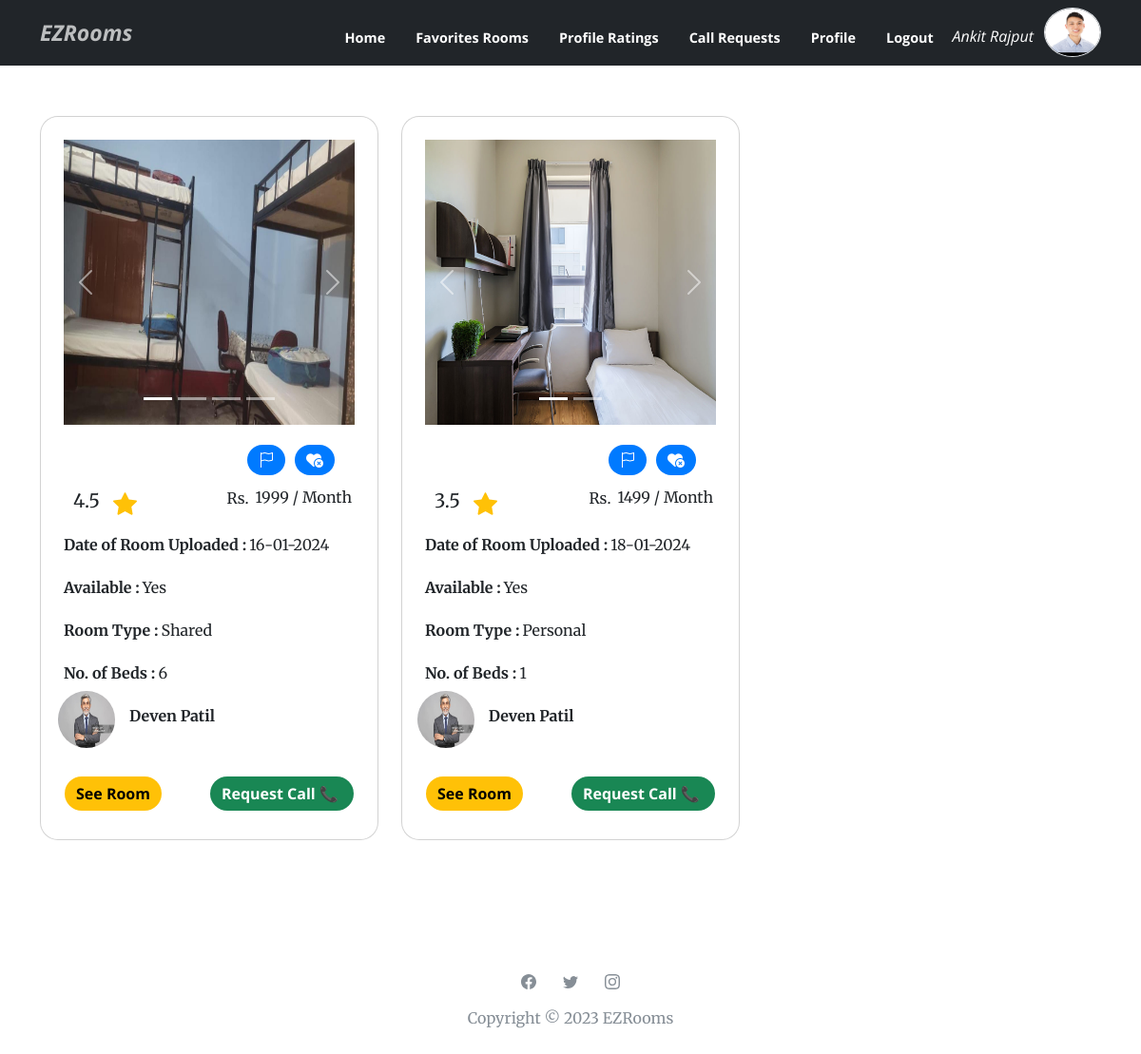
The page /Users/Student/fav_rooms.php (signed in) on the database its author committed.
### tables this page shows
CREATE TABLE `students` (
  `stud_id` varchar(36) NOT NULL,
  `stud_photo` varchar(500) NOT NULL,
  `stud_fname` varchar(20) NOT NULL,
  `stud_lname` varchar(20) NOT NULL,
  `stud_phno` varchar(11) NOT NULL,
  `stud_email` varchar(60) NOT NULL,
  `stud_gender` varchar(6) NOT NULL,
  `stud_edu_bg` varchar(50) NOT NULL,
  `stud_college_name` varchar(50) NOT NULL,
  `stud_hometown` varchar(50) NOT NULL,
  `stud_gd_name` varchar(20) NOT NULL,
  `stud_gd_phno` varchar(10) NOT NULL,
  `stud_username` varchar(30) NOT NULL,
  `stud_password` varchar(30) NOT NULL,
  `acs_date` date NOT NULL DEFAULT current_timestamp()
);

CREATE TABLE `room_img` (
  `img_id` int(11) NOT NULL,
  `room_id` varchar(36) NOT NULL,
  `img_path` varchar(500) NOT NULL
);

CREATE TABLE `rooms` (
  `room_id` varchar(36) NOT NULL,
  `owner_id` varchar(36) NOT NULL,
  `room_upload_date` date NOT NULL DEFAULT current_timestamp(),
  `room_gender` varchar(50) NOT NULL,
  `room_rent` varchar(10) NOT NULL,
  `room_add` varchar(500) NOT NULL,
  `room_status` varchar(20) NOT NULL,
  `room_available_date` date NOT NULL,
  `room_type` varchar(12) NOT NULL,
  `room_beds` int(11) NOT NULL,
  `room_lat` varchar(200) NOT NULL,
  `room_lng` varchar(200) NOT NULL,
  `room_am` varchar(1024) NOT NULL,
  `room_tnc` varchar(1024) NOT NULL,
  `room_views` int(11) NOT NULL
);

CREATE TABLE `owners` (
  `owner_id` varchar(36) NOT NULL,
  `owner_photo` varchar(500) NOT NULL,
  `owner_fname` varchar(20) NOT NULL,
  `owner_lname` varchar(20) NOT NULL,
  `owner_phno` varchar(11) NOT NULL,
  `owner_email` varchar(60) NOT NULL,
  `owner_username` varchar(30) NOT NULL,
  `owner_password` varchar(30) NOT NULL,
  `acs_date` date NOT NULL DEFAULT current_timestamp()
);

### Users/Student/fav_rooms.php (the view, shortened to what this page needs)
<!DOCTYPE html>
<html lang="en">
<head>
  <link rel="stylesheet" href="assets/bootstrap/css/bootstrap.min.css?h=d3f7704f27950e30f79f7693f94faa7c">
  <link rel="stylesheet" href="assets/css/styles.min.css?h=a854b57ef9592cf677f3407274b69b24">
</head>
<body id="page-top" data-bs-spy="scroll" data-bs-target="#mainNav" data-bs-offset="57">
  <nav class="navbar navbar-light navbar-expand-lg fixed-top bg-dark" id="mainNav">
    <div class="container"><a class="navbar-brand text-capitalize" href="index.php"
        style="font-weight: bold;font-style: italic;font-size: 23px;">EZRooms</a>
      <div class="collapse navbar-collapse" id="navbarResponsive">
        <ul class="navbar-nav ms-auto">
          <li class="nav-item"><a class="nav-link text-capitalize" href="index.php"
              style="color: rgb(255,255,255);margin-top: 13px;">Home</a></li>
          <li class="nav-item text-capitalize" style="color: rgb(255,255,255);"><a class="nav-link text-capitalize"
              href="fav_rooms.php" style="color: rgb(255,255,255);margin-top: 13px;">Favorites Rooms</a></li>
          <li class="nav-item text-capitalize" style="color: rgb(255,255,255);"><a class="nav-link text-capitalize"
              href="profile_rating.php" style="color: rgb(255,255,255);margin-top: 13px;">Profile Ratings</a></li>
          <li class="nav-item text-capitalize" style="color: rgb(255,255,255);"><a class="nav-link text-capitalize"
              href="requests.php" style="color: rgb(255,255,255);margin-top: 13px;">Call Requests</a></li>
          <li class="nav-item text-capitalize" style="color: rgb(255,255,255);"><a class="nav-link text-capitalize"
              href="stud_profile.php" style="color: rgb(255,255,255);margin-top: 13px;">Profile</a></li>
          <li class="nav-item text-capitalize" style="color: rgb(255,255,255);"><a class="nav-link text-capitalize"
              href="logout.php" style="color: rgb(255,255,255);margin-top: 13px;">Logout&nbsp;</a></li>
          <?php
          $stud_id = $_SESSION['user_id'];
          include ("../connection.php");
          $sql = "SELECT stud_fname, stud_lname, stud_photo FROM students WHERE stud_id = '$stud_id'";
          $result = mysqli_query($conn, $sql);
          if ($result) {
            if ($result->num_rows == 1) {
              $student = mysqli_fetch_assoc($result);
              $stud_username = $student['stud_fname'] . " " . $student['stud_lname'];
              $stud_photo = $student['stud_photo'];
            } else {
              $stud_username = 'N/A';
              $stud_photo = 'https://shorturl.at/ptQS8';
            }
          } else {
            $stud_username = 'N/A';
            $stud_photo = 'https://shorturl.at/ptQS8';
          }
          ?>
          <li class="nav-item text-capitalize" style="color: rgb(255, 255, 255);">
            <div class="d-inline-flex">
              <p style="margin-right: 11px; margin-top: 18px; height: 11px;"><em>
                  <?php echo $stud_username; ?>
                </em></p>
              <img class="border rounded-circle img-profile" src="<?php echo $stud_photo; ?>" width="60" height="52">
            </div>
          </li>
        </ul>
      </div>
    </div>
  </nav>
  <div class="container py-4 py-xl-5" style="margin-top: 50px;">
    <div class="row gy-4 row-cols-1 row-cols-md-2 row-cols-xl-3" style="margin-top: 0px;" id="ogRoom">
      <?php
      include '../connection.php';
      function fetchFavoriteRooms($conn, $favTableName, $roomsTableName)
      {
        $studId = $_SESSION['user_id'];
        $sql = "SELECT $roomsTableName.* FROM $favTableName JOIN $roomsTableName ON $favTableName.room_id = $roomsTableName.room_id WHERE $favTableName.stud_id = '$studId'";
        $result = mysqli_query($conn, $sql);
        if ($result) {
          $data = mysqli_fetch_all($result, MYSQLI_ASSOC);
          return $data;
        } else {
          return [];
        }
      }
      $roomData = fetchFavoriteRooms($conn, 'fav_rooms', 'rooms');
      ?>
      <?php foreach ($roomData as $room): ?>
        <div class="col">
          <div class="card" style="border-radius: 19px;">
            <div class="card-body p-4" style="box-shadow: 0px 0px;">
              <?php
              $roomId = $room['room_id'];
              $imageUrls = fetchImageUrls($conn, $roomId);
              $carouselId = 'carousel-' . $roomId;
              ?>
              <div class="carousel slide" data-bs-ride="false" id="<?php echo $carouselId; ?>" style="margin-top: 0;">
                <div class="carousel-inner">
                  <?php foreach ($imageUrls as $index => $imageUrl): ?>
                    <div class="carousel-item <?= ($index === 0) ? 'active' : ''; ?>">
                      <img height="300px" width="450px" class="w-100 d-block" src="<?php echo $imageUrl['img_path']; ?>"
                        alt="Room Image">
                    </div>
                  <?php endforeach; ?>
                </div>
                <div>
                  <a class="carousel-control-prev" href="#<?php echo $carouselId; ?>" role="button" data-bs-slide="prev">
                    <span class="carousel-control-prev-icon"></span>
                  </a>
                  <a class="carousel-control-next" href="#<?php echo $carouselId; ?>" role="button" data-bs-slide="next">
                    <span class="carousel-control-next-icon"></span>
                  </a>
                </div>
                <ol class="carousel-indicators">
                  <?php foreach ($imageUrls as $index => $imageUrl): ?>
                    <li data-bs-target="#<?php echo $carouselId; ?>" data-bs-slide-to="<?= $index; ?>" <?= ($index === 0) ? 'class="active"' : ''; ?>></li>
                  <?php endforeach; ?>
                </ol>
              </div>
              <div style="margin:10px; height:44px;">
                <a class="btn btn-primary d-inline-flex float-end" title="Un-Favorite"
                  href="deleteFav.php?roomId=<?php echo $room['room_id']; ?>"
                  style="background: var(--swiper-theme-color);padding: 8px 12px;margin: 1px;margin-top: 11px;margin-left: -1px;margin-right: 11px;"
                  title="Add to Favorites">
                  <i class="fa-solid fa-heart-circle-xmark"></i>
                </a>
                <button class="btn btn-primary d-inline-flex float-end" data-bs-toggle="modal"
                  data-bs-target="#exampleModal<?php echo $room['room_id']; ?>"
                  style="background: var(--swiper-theme-color);padding: 8px 12px;margin: 1px;margin-top: 11px;margin-left: -1px;margin-right: 11px;"
                  title="Complaint about Room">
                </button>
              </div>
              <div style="height: 36px;margin: 3px;">
                <?php
                include '../connection.php';
                $averageRating = getAverageRating($conn, $roomId);
                ?>
                <p class="d-inline-flex float-start" style="margin-left: 7px; margin-top: 1px; font-size: 20px;">
                  <?php echo number_format($averageRating, 1);  ?>
                </p>
                <p class="d-inline-flex float-end">
                  <?php echo $room['room_rent']; ?> / Month
                </p>
                <p class="d-inline-flex float-end" style="margin-right: 7px;margin-top: 1px;">Rs.</p>
              </div>
              <div style="height: 31px;margin: 0;margin-left: 0;margin-top: 14px;">
                <p class="d-inline-flex float-start"
                  style="margin: 0;margin-left: 0;margin-top: 0;margin-right: 3px;font-weight: bold;">
                  Date of Room Uploaded : </p>
                <?php $originalDate = $room['room_upload_date'];
                  $dateTime = new DateTime($originalDate);
                  $formattedDate = $dateTime->format('d-m-Y');
                  ?>
                <p class="d-inline-flex float-start" style="margin-top: 0;margin-left: 0;">
                  <?php echo ($formattedDate); ?>
                </p>
              </div>
              <div style="height: 31px;margin: 0;margin-left: 0;margin-top: 14px;">
                <p class="d-inline-flex float-start"
                  style="margin: 0;margin-left: 0;margin-top: 0;margin-right: 3px;font-weight: bold;">
                  Available : </p>
                <p class="d-inline-flex float-start" style="margin-top: 0;margin-left: 0;">
                  <?php echo ($room['room_status'] == 'Available') ? 'Yes' : 'No'; ?>
                </p>
              </div>
              <div style="height: 31px;margin: 0;margin-left: 0;margin-top: 14px;">
                <p class="d-inline-flex float-start"
                  style="margin: 0;margin-left: 0;margin-top: 0;margin-right: 3px;font-weight: bold;">
                  Room Type : </p>
                <p class="d-inline-flex float-start" style="margin-top: 0;margin-left: 0;">
                  <?php echo ($room['room_type']); ?>
                </p>
              </div>
              <div style="height: 31px;margin: 0;margin-left: 0;margin-top: 14px;">
                <p class="d-inline-flex float-start"
                  style="margin: 0;margin-left: 0;margin-top: 0;margin-right: 3px;font-weight: bold;">
                  No. of Beds : </p>
                <p class="d-inline-flex float-start" style="margin-top: 0;margin-left: 0;">
                  <?php echo ($room['room_beds']); ?>
                </p>
              </div>
              <div style="display: inline-flex; margin-left: -115px;">
                <?php
                include '../connection.php';
                $ownerId = $room['owner_id'];
                $ownerDetails = fetchOwnerDetails($conn, $ownerId);
                $ownerPhoto = $ownerDetails ? $ownerDetails['owner_photo'] : 'https://shorturl.at/oEJ57';
                $ownerFullName = $ownerDetails ? $ownerDetails['owner_fname'] . ' ' . $ownerDetails['owner_lname'] : 'N/A';
                ?>
                <p class="d-inline-flex float-start"
                  style="margin: 0;margin-left: 0;margin-top: 0;margin-right: 3px;font-weight: bold;">
                  <img src="<?php echo $ownerPhoto; ?>" alt="" style="border-radius: 31px; width: 60px; height: 60px;">
                </p>
                <p class="fw-bold mb-0" style="margin-top: 14px; margin-left: 12px;">
                  <?php echo $ownerFullName; ?>
                </p>
              </div>
              <br>
              <div style="height: 43px;margin: 0;margin-left: 0;margin-top: 23px;padding: 1px;">
                <a class="btn btn-warning text-capitalize d-inline-flex float-start" role="button" target="_blank"
                  href="room.php?room_id=<?php echo $room['room_id']; ?>" name="see_room">See Room</a>
                <form id="requestCallForm" action="reqCall.php" method="POST">
                  <button class="btn btn-success text-capitalize d-inline-flex float-end" type="submit">
                    Request Call 📞&nbsp;
                  </button>
                </form>
              </div>
            </div>
          </div>
        </div>
      <?php endforeach; ?>
      <?php
      function fetchImageUrls($conn, $roomId)
      {
        $sql = "SELECT img_path FROM room_img WHERE room_id = '$roomId'";
        $result = mysqli_query($conn, $sql);
        if ($result) {
          $imageUrls = mysqli_fetch_all($result, MYSQLI_ASSOC);
          return $imageUrls;
        } else {
          return [];
        }
      }
      function getAverageRating($conn, $roomId)
      {
        $sql = "SELECT AVG(rr_rating) AS average_rating FROM room_reviews WHERE room_id = '$roomId'";
        $result = mysqli_query($conn, $sql);
        if ($result) {
          $row = mysqli_fetch_assoc($result);
          return $row['average_rating'];
        } else {
          return false;
        }
      }
      function fetchOwnerDetails($conn, $ownerId)
      {
        $sql = "SELECT owner_fname, owner_lname, owner_photo FROM owners WHERE owner_id = '$ownerId'";
        $result = mysqli_query($conn, $sql);
        if ($result) {
          $row = mysqli_fetch_assoc($result);
          return $row;
        } else {
          return false;
        }
      }
      ?>
    </div>
  </div>
  <footer class="text-center" style="margin-top: 23px;">
    <div class="container text-muted py-4 py-lg-5">
      <ul class="list-inline">
        <li class="list-inline-item me-4"></li>
        <li class="list-inline-item me-4"></li>
        <li class="list-inline-item"></li>
      </ul>
      <p class="mb-0">Copyright © 2023 EZRooms</p>
    </div>
  </footer>
</body>
</html>

### rows shown on the page
students: stud_username "Ankit Rajput", stud_photo (picture)
rooms: averageRating "4.5", room_rent "1999", room_upload_date "16-01-2024", room_status "Yes", room_type "Shared", room_beds "6", owner.owner_photo (picture), owner.owner_lname "Deven Patil"
room_img: img_path (picture)
rooms: averageRating "3.5", room_rent "1499", room_upload_date "18-01-2024", room_status "Yes", room_type "Personal", room_beds "1", owner.owner_photo (picture), owner.owner_lname "Deven Patil"
room_img: img_path (picture)
